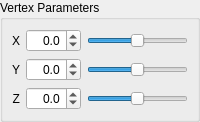
                    <widget class="QWidget" name="VertexParameters" >
                     <layout class="QHBoxLayout" name="horizontalLayout_14" >
                      <property name="margin" >
                       <number>0</number>
                      </property>
                      <item>
                       <widget class="QGroupBox" name="MultiSegmentPlacerVertexParametersBox" >
                        <property name="sizePolicy" >
                         <sizepolicy vsizetype="Preferred" hsizetype="Preferred" >
                          <horstretch>0</horstretch>
                          <verstretch>0</verstretch>
                         </sizepolicy>
                        </property>
                        <property name="title" >
                         <string>Vertex Parameters</string>
                        </property>
                        <layout class="QGridLayout" name="gridLayout_27" >
                         <item row="0" column="0" >
                          <widget class="QLabel" name="MultiSegmentPlacerVertexParametersXLabel" >
                           <property name="text" >
                            <string>X</string>
                           </property>
                           <property name="alignment" >
                            <set>Qt::AlignRight|Qt::AlignTrailing|Qt::AlignVCenter</set>
                           </property>
                          </widget>
                         </item>
                         <item row="1" column="0" >
                          <widget class="QLabel" name="MultiSegmentPlacerVertexParametersYLabel" >
                           <property name="text" >
                            <string>Y</string>
                           </property>
                           <property name="alignment" >
                            <set>Qt::AlignRight|Qt::AlignTrailing|Qt::AlignVCenter</set>
                           </property>
                          </widget>
                         </item>
                         <item row="2" column="0" >
                          <widget class="QLabel" name="MultiSegmentPlacerVertexParametersZLabel" >
                           <property name="text" >
                            <string>Z</string>
                           </property>
                           <property name="alignment" >
                            <set>Qt::AlignRight|Qt::AlignTrailing|Qt::AlignVCenter</set>
                           </property>
                          </widget>
                         </item>
                         <item row="0" column="1" >
                          <widget class="QDoubleSpinBox" name="MultiSegmentPlacerXSpinBox" >
                           <property name="alignment" >
                            <set>Qt::AlignRight|Qt::AlignTrailing|Qt::AlignVCenter</set>
                           </property>
                           <property name="decimals" >
                            <number>1</number>
                           </property>
                           <property name="minimum" >
                            <double>-10.000000000000000</double>
                           </property>
                           <property name="maximum" >
                            <double>10.000000000000000</double>
                           </property>
                           <property name="singleStep" >
                            <double>0.100000000000000</double>
                           </property>
                          </widget>
                         </item>
                         <item row="1" column="1" >
                          <widget class="QDoubleSpinBox" name="MultiSegmentPlacerYSpinBox" >
                           <property name="alignment" >
                            <set>Qt::AlignRight|Qt::AlignTrailing|Qt::AlignVCenter</set>
                           </property>
                           <property name="decimals" >
                            <number>1</number>
                           </property>
                           <property name="minimum" >
                            <double>-10.000000000000000</double>
                           </property>
                           <property name="maximum" >
                            <double>10.000000000000000</double>
                           </property>
                           <property name="singleStep" >
                            <double>0.100000000000000</double>
                           </property>
                          </widget>
                         </item>
                         <item row="2" column="1" >
                          <widget class="QDoubleSpinBox" name="MultiSegmentPlacerZSpinBox" >
                           <property name="alignment" >
                            <set>Qt::AlignRight|Qt::AlignTrailing|Qt::AlignVCenter</set>
                           </property>
                           <property name="decimals" >
                            <number>1</number>
                           </property>
                           <property name="minimum" >
                            <double>-10.000000000000000</double>
                           </property>
                           <property name="maximum" >
                            <double>10.000000000000000</double>
                           </property>
                           <property name="singleStep" >
                            <double>0.100000000000000</double>
                           </property>
                          </widget>
                         </item>
                         <item row="0" column="2" >
                          <widget class="QSlider" name="MultiSegmentPlacerXSlider" >
                           <property name="minimum" >
                            <number>-100</number>
                           </property>
                           <property name="maximum" >
                            <number>100</number>
                           </property>
                           <property name="orientation" >
                            <enum>Qt::Horizontal</enum>
                           </property>
                          </widget>
                         </item>
                         <item row="1" column="2" >
                          <widget class="QSlider" name="MultiSegmentPlacerYSlider" >
                           <property name="minimum" >
                            <number>-100</number>
                           </property>
                           <property name="maximum" >
                            <number>100</number>
                           </property>
                           <property name="orientation" >
                            <enum>Qt::Horizontal</enum>
                           </property>
                          </widget>
                         </item>
                         <item row="2" column="2" >
                          <widget class="QSlider" name="MultiSegmentPlacerZSlider" >
                           <property name="minimum" >
                            <number>-100</number>
                           </property>
                           <property name="maximum" >
                            <number>100</number>
                           </property>
                           <property name="orientation" >
                            <enum>Qt::Horizontal</enum>
                           </property>
                          </widget>
                         </item>
                        </layout>
                       </widget>
                      </item>
                     </layout>
                    </widget>
